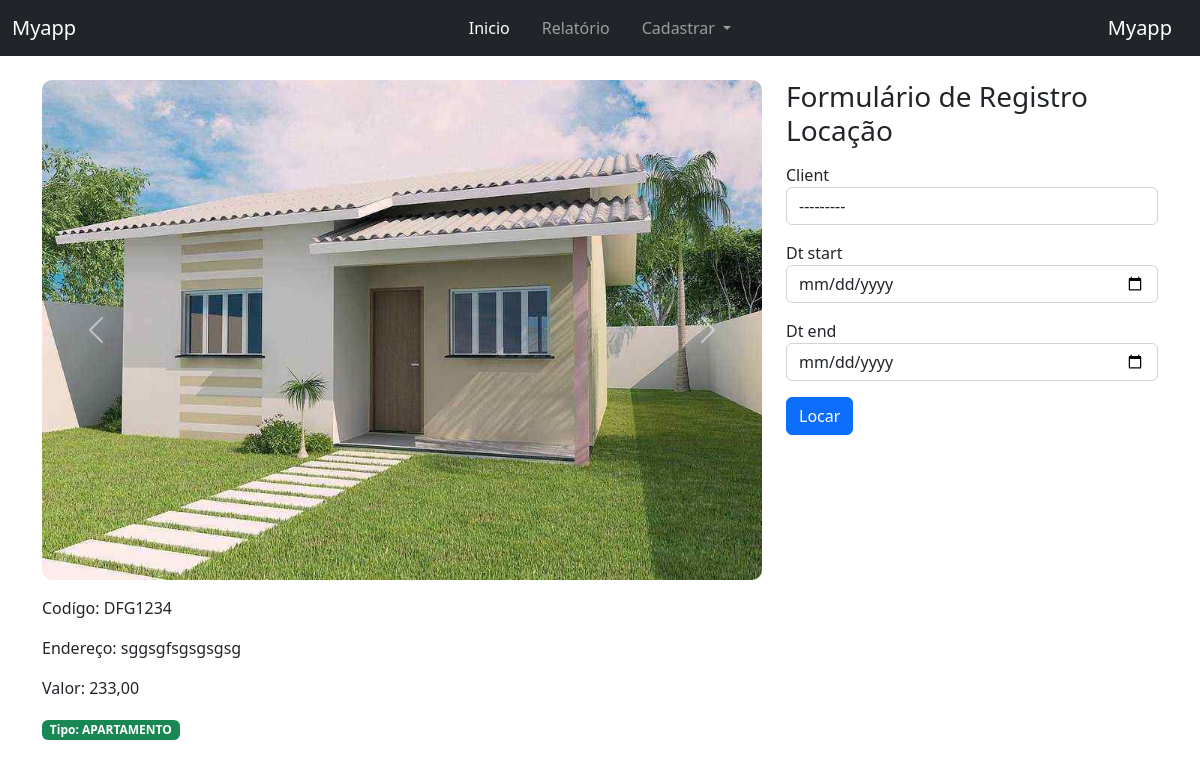
/form-location/9/, run on the app's committed database.
### myapp/models.py (models this page shows, shortened)
class ImmobileImage(models.Model):
    image = models.ImageField('Images', upload_to='images')
    immobile = models.ForeignKey(Immobile, related_name='immobile_images', on_delete=models.CASCADE)

class Immobile(models.Model):
    code = models.CharField(max_length=100)
    type_item = models.CharField(max_length=100, choices=TypeImmobile.choices)
    address = models.TextField()
    price = models.DecimalField(max_digits=10, decimal_places=2)
    is_locate = models.BooleanField(default=False)
    class Meta:
        verbose_name = 'Imóvel'
        verbose_name_plural = 'Imóveis'
        ordering = ['-id']

### myapp/views.py (the view, shortened to what this page needs)
# urls.py: path('form-location/<int:id>/', views.form_location, name='location-create'),
def form_location(request, id):
    get_locate = Immobile.objects.get(id=id)
    form = RegisterLocationForm()
    context = {'form':form, 'location': get_locate}
    return render(request, 'form-location.html', context)

### myapp/forms.py
class RegisterLocationForm(forms.ModelForm):
    dt_start = forms.DateTimeField(widget=forms.DateInput(format='%d-%m-%Y', attrs={'type': 'date',}))
    dt_end = forms.DateTimeField(widget=forms.DateInput(format='%d-%m-%Y', attrs={'type': 'date',}))
    class Meta:
        model = RegisterLocation
        fields = '__all__'
        exclude = ('immobile', 'create_at',)
    def __init__(self, *args, **kwargs):
        super().__init__(*args, **kwargs)
        for field_name, field in self.fields.items():
                field.widget.attrs['class'] = 'form-control'

### myapp/models.py (called while the page is built)
    def __str__(self):
        return "{} - {}".format(self.name, self.email)

### myapp/templates/form-location.html (shortened to what this page needs)
{% extends 'base.html' %}
{% block content %}
<div class="container">
    <div class="d-flex gap-4 mt-4">
<div class="">
    <div id="carouselExampleControls" class="carousel slide" data-bs-ride="false">
        <div class="carousel-inner">
            {% for el in location.immobile_images.all %}
            <div class="carousel-item {% if forloop.first %}active{% endif %}">
               <img src="{{el.image.url}}" class="card-image" width="100%" height="500" alt="{{el.id}}">
            </div>
            {% endfor %}
        </div>
        <button class="carousel-control-prev" type="button" data-bs-target="#carouselExampleControls" data-bs-slide="prev">
            <span class="carousel-control-prev-icon" aria-hidden="true"></span>
        </button>
        <button class="carousel-control-next" type="button" data-bs-target="#carouselExampleControls" data-bs-slide="next">
            <span class="carousel-control-next-icon" aria-hidden="true"></span>
        </button>
    </div>
    <div class="mt-3">
        <p>Codígo: {{location.code}}</p>
        <p>Endereço: {{location.address}}</p>
        <p>Valor: {{location.price}}</p>
        <div class="badge bg-success">Tipo: {{location.type_item}}</div>
    </div>
</div>
        <form class="col-md-4" action="{% url 'location-create' location.id %}" method="post">
            <h3>Formulário de Registro Locação</h3>
            {% for field in form %}
            <div class="mt-3">
                {{field.label}}
                {{field}}
            </div>
            {% endfor %}
            <input type="submit" class="btn btn-primary mt-3" value="Locar">
        </form>
    </div>
</div>
{% endblock %}

### base/static/css/style.css (style rules this page uses)
.card-image { border-radius: 10px; }

### data on the page
ImmobileImage: image (picture)
Immobile: code "DFG1234", address "sggsgfsgsgsgsg", price "233,00", type_item "APARTAMENTO"

### other printed values
{{ field.label }} "Client" "Dt start" "Dt end"
